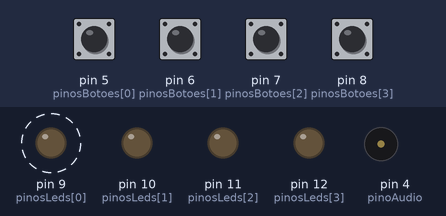
The sketch below on a simulated Arduino Uno, built with avr-gcc and run on an emulated ATmega328P. Parts: output pins drawn as LEDs (lit = HIGH), buzzer (waves = sounding). Dashed ring = blinking. The inputs (shaded band) are chosen by the test bench; at power-on: pin 5 (pinosBotoes[0]), pin 6 (pinosBotoes[1]), pin 7 (pinosBotoes[2]), pin 8 (pinosBotoes[3]) HIGH. Random numbers use the default seed unless the sketch sets one.

Above: at 2.9 s.
3.0 s: pin 5 (pinosBotoes[0]) pulled LOW for 0.15 s
At 4.7 s:
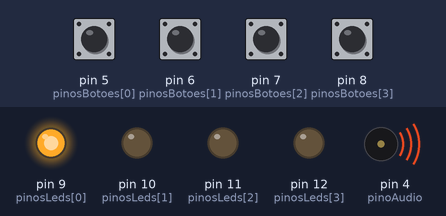
At 5.3 s:
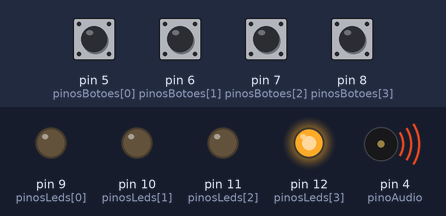
6.1 s: pin 6 (pinosBotoes[1]) pulled LOW for 0.15 s
At 8.8 s:
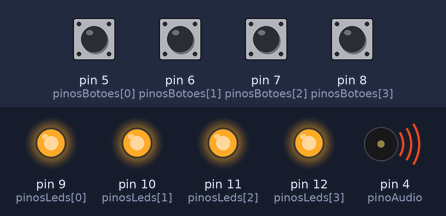
Timing chart, 0 to 11.9 s (numbered marks = the images above; inputs shaded):
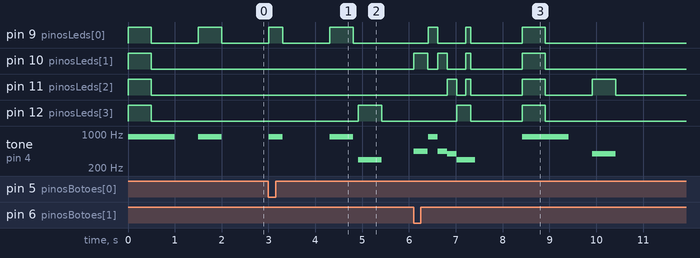

The sketch:

Memory_v_basica.ino
```cpp
// Versão: Memory - versão básica
// O código a seguir implementa um jogo de sequência de luzes e sons.
// O jogo gera uma sequência aleatória de luzes e notas musicais,
// e o jogador deve repetir a sequência pressionando os botões correspondentes.
// Se o jogador acertar, a sequência aumenta; se errar, o jogo indica "Game Over"
// com uma sequência especial de luzes e sons.

// Definição de notas musicais
#define NOTE_D4  294
#define NOTE_G4  392
#define NOTE_A4  440
#define NOTE_A5  880

// Declaração de variáveis globais
int tons[4] = { NOTE_A5, NOTE_A4, NOTE_G4, NOTE_D4 };
int sequencia[100] = {};
int rodada_atual = 0;
int passo_atual_na_sequencia = 0;
int pinoAudio = 4;
int pinosLeds[4] = {9, 10, 11, 12};
int pinosBotoes[4] = {5, 6, 7, 8};
int botao_pressionado = 0;
boolean perdeu_o_jogo = false;

// Configuração inicial
void setup() {
  // Configurar pinos dos LEDs como saídas
  for (int i = 0; i < 4; i++) {
    pinMode(pinosLeds[i], OUTPUT);
  }
  // Configurar pinos dos botões como entradas com pull-up
  for (int i = 0; i < 4; i++) {
    pinMode(pinosBotoes[i], INPUT_PULLUP);
  }
  // Configurar pino do alto-falante como saída
  pinMode(pinoAudio, OUTPUT);
  // Inicializar a semente para números aleatórios
  randomSeed(analogRead(0));
}

// Loop principal
void loop() {
  // Se o jogador perdeu, reiniciar o jogo
  if (perdeu_o_jogo) {
    reiniciarJogo();
  }

  // Se for a primeira rodada, tocar o som de início
  if (rodada_atual == 0) {
    tocarSomDeInicio();
    delay(500);
  }

  // Avançar para a próxima rodada
  proximaRodada();

  // Reproduzir a sequência para o jogador
  reproduzirSequencia();

  // Aguardar a jogada do jogador
  aguardarJogador();

  // Aguardar um curto intervalo antes da próxima rodada
  delay(1000);
}

// Função para gerar a próxima rodada
void proximaRodada() {
  int numero_sorteado = random(0, 4);
  sequencia[rodada_atual++] = numero_sorteado;
}

// Função para reproduzir a sequência para o jogador
void reproduzirSequencia() {
  for (int i = 0; i < rodada_atual; i++) {
    // Tocar a nota musical
    tone(pinoAudio, tons[sequencia[i]]);
    // Acender o LED correspondente
    digitalWrite(pinosLeds[sequencia[i]], HIGH);
    delay(500);
    // Desligar a nota musical e o LED
    noTone(pinoAudio);
    digitalWrite(pinosLeds[sequencia[i]], LOW);
    delay(100);
  }
  // Desligar a nota musical no final da sequência
  noTone(pinoAudio);
}

// Função para aguardar a jogada do jogador
void aguardarJogador() {
  for (int i = 0; i < rodada_atual; i++) {
    aguardarJogada();
    verificarJogada();
    // Se o jogador perdeu, encerrar o loop
    if (perdeu_o_jogo) {
      break;
    }
    passo_atual_na_sequencia++;
  }
  // Reiniciar o passo_atual_na_sequencia para a próxima rodada
  passo_atual_na_sequencia = 0;
}

// Função para aguardar a jogada do jogador
void aguardarJogada() {
  boolean jogada_efetuada = false;
  // Loop até que o jogador faça uma jogada
  while (!jogada_efetuada) {
    for (int i = 0; i < 4; i++) {
      // Verificar se um botão foi pressionado
      if (digitalRead(pinosBotoes[i]) == LOW) {
        botao_pressionado = i;
        // Tocar a nota musical correspondente ao botão
        tone(pinoAudio, tons[i]);
        // Acender o LED correspondente ao botão
        digitalWrite(pinosLeds[i], HIGH);
        delay(300);
        // Desligar o LED e a nota musical
        digitalWrite(pinosLeds[i], LOW);
        noTone(pinoAudio);
        // A jogada foi efetuada
        jogada_efetuada = true;
      }
    }
    // Pequeno atraso para evitar leituras falsas
    delay(10);
  }
}

// Função para verificar a jogada do jogador
void verificarJogada() {
  if (sequencia[passo_atual_na_sequencia] != botao_pressionado) {
    // Jogador errou, indicar "Game Over"
    indicarGameOver();
  }
}

// Função para tocar o som de início
void tocarSomDeInicio() {
  // Tocar a primeira nota musical
  tone(pinoAudio, tons[0]);
  // Acender todos os LEDs
  for (int i = 0; i < 4; i++) {
    digitalWrite(pinosLeds[i], HIGH);
  }
  delay(500);
  // Desligar todos os LEDs
  for (int i = 0; i < 4; i++) {
    digitalWrite(pinosLeds[i], LOW);
  }
  delay(500);
  // Desligar a nota musical
  noTone(pinoAudio);
}

// Função para reiniciar o jogo
void reiniciarJogo() {
  // Limpar a sequência e reiniciar variáveis
  int sequencia[100] = {};
  rodada_atual = 0;
  passo_atual_na_sequencia = 0;
  perdeu_o_jogo = false;
}

// Função para indicar "Game Over"
void indicarGameOver() {
  // Tocar sequência de notas indicando "Game Over"
  for (int i = 0; i < 4; i++) {
    tone(pinoAudio, tons[i]);
    digitalWrite(pinosLeds[i], HIGH);
    delay(200);
    digitalWrite(pinosLeds[i], LOW);


    noTone(pinoAudio);
  }
  // Tocar uma nota mais longa indicando "Game Over"
  tone(pinoAudio, tons[3]);
  // Acender todos os LEDs
  for (int i = 0; i < 4; i++) {
    digitalWrite(pinosLeds[i], HIGH);
  }
  delay(100);
  // Desligar todos os LEDs
  for (int i = 0; i < 4; i++) {
    digitalWrite(pinosLeds[i], LOW);
  }
  delay(100);
  // Desligar a nota musical
  noTone(pinoAudio);
  // Indicar que o jogador perdeu o jogo
  perdeu_o_jogo = true;
}
```

Measured:
- after the input at 3.0 s, pin 9 (pinosLeds[0]): LOW → HIGH at once, → LOW 0.30 s later, → HIGH 1.0 s later, → LOW 0.50 s later; pin 12 (pinosLeds[3]): LOW → HIGH after 1.9 s, → LOW 0.50 s later; tone on pin 4 (pinoAudio): plays 880 Hz for 0.30 s, 880 Hz for 0.50 s, 294 Hz for 0.50 s, starting at once
- after the input at 6.1 s, pin 9 (pinosLeds[0]): goes HIGH 0.20 s, LOW 0.60 s, HIGH 0.10 s, LOW 1.1 s, HIGH 0.50 s, then LOW, starting after 0.31 s; pin 10 (pinosLeds[1]): LOW → HIGH at once, → LOW 0.30 s later, → HIGH 0.21 s later, → LOW 0.20 s later, … (8 changes in this stretch)
- by itself, pin 9 (pinosLeds[0]): alternates HIGH for 0.50 s and LOW for 1.0 s
